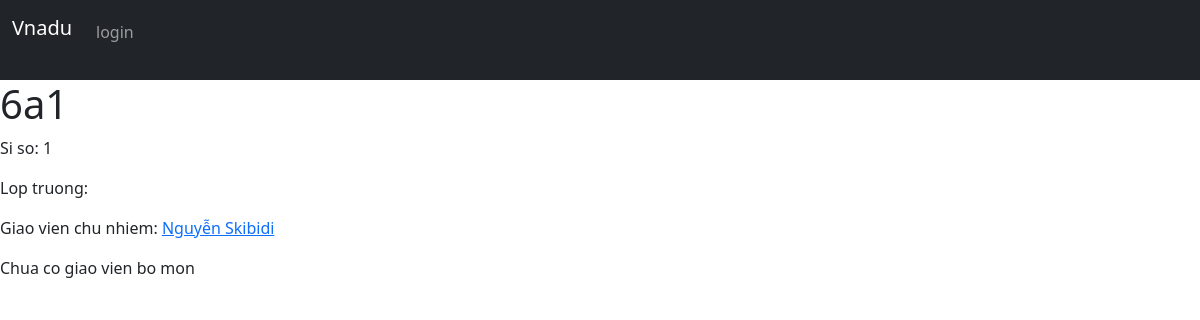
The page /class/1 on the database as committed earlier.
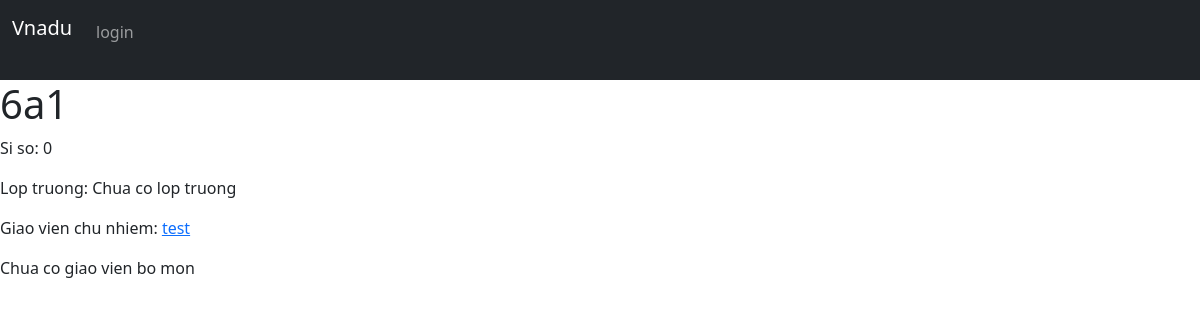
The same page on the database as committed later.
### Du_An/models.py (models this page shows, shortened)
class Class(models.Model):
    form_teacher = models.OneToOneField(Teacher, on_delete=models.CASCADE, null=True, default=None, related_name="form_class")
    name = models.CharField(max_length=3, unique=True)
    students = models.ManyToManyField(Student, blank=True, related_name="classroom")
    subject_teachers = models.ManyToManyField("ClassSubjectTeacher", related_name="classroom")
    def student_count(self) -> int:
        return self.students.count()
    def get_monitor(self) -> Student | None:
        return self.students.filter(role="monitor").first()

class Teacher(User):
    full_name = models.CharField(max_length=200, unique=False)
    subject = models.ManyToManyField(Subject, related_name="teachers")
    contact_information = models.TextField(default="")

### Du_An/views.py (the view)
# urls.py: path("class/<int:id>", views.view_class, name="view_class")
def view_class(request, id):
    try:
        request_class = Class.objects.get(pk=id)
        return render(request, "Du_An/class_profile.html", {
            "classroom": request_class
        })
    except Class.DoesNotExist:
        return render_error(error="Not found", error_message="Doesn't found any teacher with this id")

### Du_An/templates/Du_An/class_profile.html (shortened to what this page needs)
{% extends 'Du_An/layout.html' %}
{% load static %}
{% block style %} <link href="{% static 'Du_An/css/profile.css' %}" rel="stylesheet"> {% endblock %}
{% block body %}
    <div class="classDisplay">
        <div class="basicInfo">
            <h1 class="className">{{ classroom.name }}</h1>
            <p class="classSiSo">Si so: {{ classroom.student_count }}</p>
            <p class="classMonitor">Lop truong: {% if classroom.get_monitor %} <a href="#">{{ classroom.get_monitor.name }}</a>
                                                {% else %} Chua co lop truong
                                                {% endif %}
            </p>
            <p class="classFormTeacher">Giao vien chu nhiem:
                {% if classroom.form_teacher %}
                    <a href="{% url 'view_teacher' classroom.form_teacher.id %}"> {{ classroom.form_teacher.full_name }} </a>
                {% else %}
                    Chua co GVCN
                {% endif %}
            </p>
            <div class="classTeachers">
                {% for teacher in classroom.subject_teachers.all %}
                <p>{{ teacher.subject.name }}: <a href="{% url 'view_teacher' teacher.teacher.id %}" class="nav-link">{{ teacher.teacher.full_name }}</a></p>
                {% empty %}
                Chua co giao vien bo mon
                {% endfor %}
            </div>
        </div>
    </div>
{% endblock %}

Rows that differ between the two databases and show on the page:
changed through a linked row, Class: student_count "1" → "0"; form_teacher.full_name "Nguyễn Skibidi" → "test"
Other text that changed with them:
text now shown: "Chua co lop truong"
